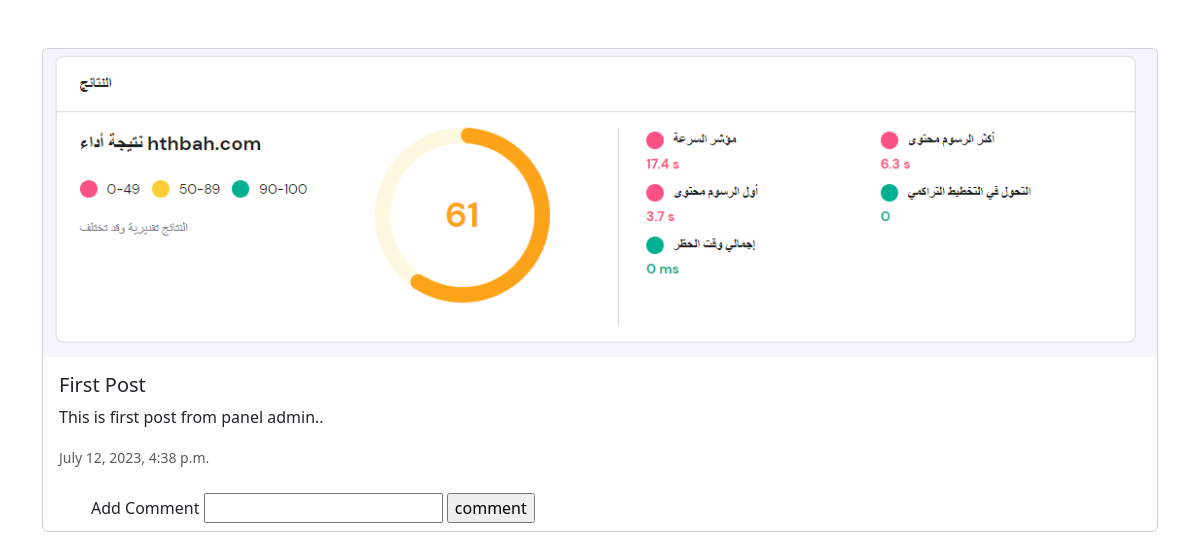
The app's page /blog/1, older data.
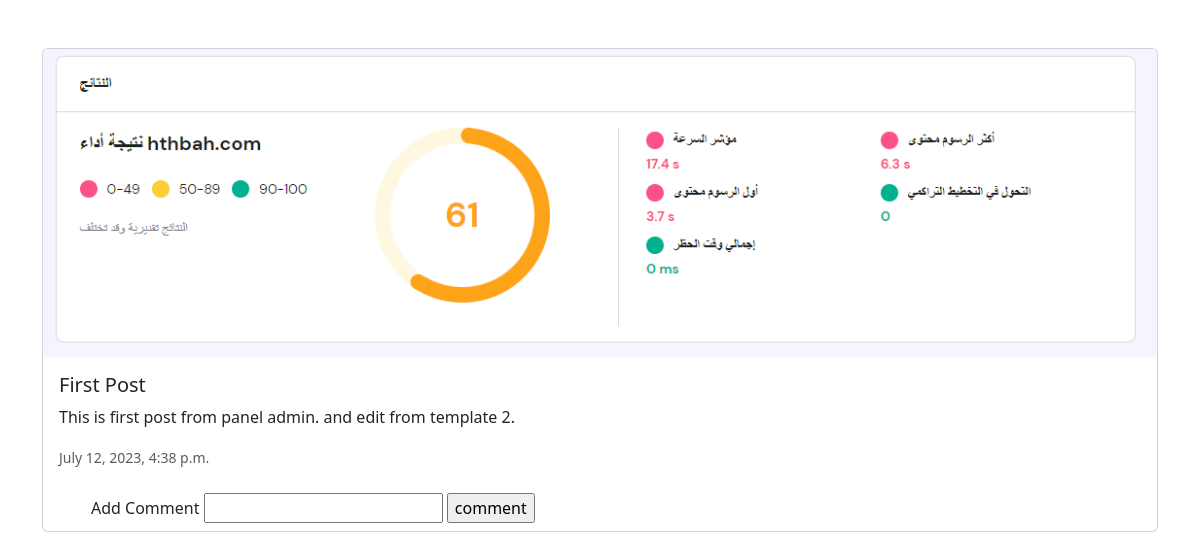
The same page, newer data.
### blog/models.py (models this page shows, shortened)
class Post(models.Model):
    title = models.CharField(max_length=100)
    content = models.TextField(max_length=10000)
    create_date = models.DateTimeField(default=timezone.now)
    draft = models.BooleanField(default=False)
    tags = TaggableManager()
    author = models.ForeignKey(User, on_delete=models.SET_NULL ,blank=True ,null=True ,related_name='post_user')
    image = models.ImageField(upload_to='posts')

### blog/views.py (the view)
# urls.py: path('blog/<int:pk>', post_detail, name='post_detail' ),
def post_detail(request, pk):
    post = Post.objects.get(id=pk)
    comments = Comment.objects.filter(post=post)
    if request.method=='POST':
        form = CommentForm(request.POST)
        if form.is_valid():
            myform = form.save(commit=False)
            myform.user = request.user
            myform.post = post
            myform.save()
    else:
        form = CommentForm()
    return render(request, 'blog/post_detail.html', {'post':post, 'comments':comments, 'form':form})

### blog/forms.py
class CommentForm(forms.ModelForm):
    class Meta:
        model = Comment
        fields = ('comment', )

### blog/templates/blog/post_detail.html (shortened to what this page needs)
<!doctype html>
<html lang="en">
  <head>
    <link href="https://cdn.jsdelivr.net/npm/bootstrap@5.3.0/dist/css/bootstrap.min.css" rel="stylesheet">
  </head>
  <body>
    <div class="container my-5">
      <div class="card mb-3">
        <img src="{{ post.image.url }}" class="card-img-top" alt="...">
        <div class="card-body">
          <h5 class="card-title">{{ post.title }}</h5>
          <p class="card-text">{{ post.content }}.</p>
          <p class="card-text"><small class="text-body-secondary">{{ post.create_date }}</small></p>
        </div>
        <div class="mx-5">
          <div class="py-2">
            <form method="post">
              <label for="comment">Add Comment</label>
              <input id="comment" name="comment" type="text" value="{{comment}}">
              <input type="submit" value="comment" >
            </form>
          </div>
        </div>
      </div>
    </div>
  </body>
</html>

Row changes from the older to the newer data that the page shows:
changed Post "First Post": content "This is first post from panel admin." → "This is first post from panel admin. and edit from template 2"
